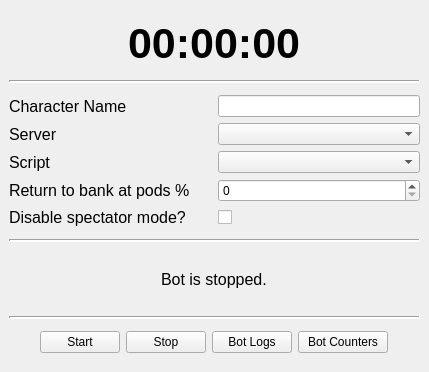
<?xml version="1.0" encoding="UTF-8"?>
<ui version="4.0">
 <class>MainWindow</class>
 <widget class="QMainWindow" name="MainWindow">
  <property name="geometry">
   <rect>
    <x>0</x>
    <y>0</y>
    <width>429</width>
    <height>372</height>
   </rect>
  </property>
  <property name="sizePolicy">
   <sizepolicy hsizetype="Preferred" vsizetype="Fixed">
    <horstretch>0</horstretch>
    <verstretch>0</verstretch>
   </sizepolicy>
  </property>
  <property name="minimumSize">
   <size>
    <width>429</width>
    <height>338</height>
   </size>
  </property>
  <property name="windowTitle">
   <string>MainWindow</string>
  </property>
  <widget class="QWidget" name="centralwidget">
   <layout class="QVBoxLayout" name="verticalLayout_4">
    <item>
     <layout class="QVBoxLayout" name="verticalLayout_3">
      <item>
       <layout class="QHBoxLayout" name="horizontalLayout_9">
        <property name="topMargin">
         <number>10</number>
        </property>
        <item alignment="Qt::AlignHCenter|Qt::AlignVCenter">
         <widget class="QLabel" name="run_time_duration_label">
          <property name="font">
           <font>
            <pointsize>32</pointsize>
            <bold>true</bold>
           </font>
          </property>
          <property name="text">
           <string>00:00:00</string>
          </property>
         </widget>
        </item>
       </layout>
      </item>
      <item>
       <layout class="QHBoxLayout" name="horizontalLayout_8">
        <property name="topMargin">
         <number>6</number>
        </property>
        <property name="bottomMargin">
         <number>6</number>
        </property>
        <item>
         <widget class="Line" name="line_2">
          <property name="frameShadow">
           <enum>QFrame::Sunken</enum>
          </property>
          <property name="lineWidth">
           <number>2</number>
          </property>
          <property name="orientation">
           <enum>Qt::Horizontal</enum>
          </property>
         </widget>
        </item>
       </layout>
      </item>
      <item>
       <layout class="QVBoxLayout" name="verticalLayout">
        <item>
         <layout class="QHBoxLayout" name="horizontalLayout">
          <item>
           <widget class="QLabel" name="label">
            <property name="sizePolicy">
             <sizepolicy hsizetype="Expanding" vsizetype="Preferred">
              <horstretch>0</horstretch>
              <verstretch>0</verstretch>
             </sizepolicy>
            </property>
            <property name="font">
             <font>
              <pointsize>12</pointsize>
              <bold>false</bold>
             </font>
            </property>
            <property name="text">
             <string>Character Name</string>
            </property>
           </widget>
          </item>
          <item>
           <widget class="CharacterNameLineEdit" name="character_name_line_edit">
            <property name="sizePolicy">
             <sizepolicy hsizetype="Expanding" vsizetype="Preferred">
              <horstretch>0</horstretch>
              <verstretch>0</verstretch>
             </sizepolicy>
            </property>
            <property name="text">
             <string/>
            </property>
           </widget>
          </item>
         </layout>
        </item>
        <item>
         <layout class="QHBoxLayout" name="horizontalLayout_3">
          <item>
           <widget class="QLabel" name="label_14">
            <property name="sizePolicy">
             <sizepolicy hsizetype="Expanding" vsizetype="Preferred">
              <horstretch>0</horstretch>
              <verstretch>0</verstretch>
             </sizepolicy>
            </property>
            <property name="font">
             <font>
              <pointsize>12</pointsize>
              <bold>false</bold>
             </font>
            </property>
            <property name="text">
             <string>Server</string>
            </property>
           </widget>
          </item>
          <item>
           <widget class="ServerComboBox" name="server_combo_box">
            <property name="sizePolicy">
             <sizepolicy hsizetype="Expanding" vsizetype="Fixed">
              <horstretch>0</horstretch>
              <verstretch>0</verstretch>
             </sizepolicy>
            </property>
           </widget>
          </item>
         </layout>
        </item>
        <item>
         <layout class="QHBoxLayout" name="horizontalLayout_4">
          <item>
           <widget class="QLabel" name="label_15">
            <property name="sizePolicy">
             <sizepolicy hsizetype="Expanding" vsizetype="Preferred">
              <horstretch>0</horstretch>
              <verstretch>0</verstretch>
             </sizepolicy>
            </property>
            <property name="font">
             <font>
              <pointsize>12</pointsize>
              <bold>false</bold>
             </font>
            </property>
            <property name="text">
             <string>Script</string>
            </property>
           </widget>
          </item>
          <item>
           <widget class="ScriptComboBox" name="script_combo_box">
            <property name="sizePolicy">
             <sizepolicy hsizetype="Expanding" vsizetype="Fixed">
              <horstretch>0</horstretch>
              <verstretch>0</verstretch>
             </sizepolicy>
            </property>
           </widget>
          </item>
         </layout>
        </item>
        <item>
         <layout class="QHBoxLayout" name="horizontalLayout_5">
          <item>
           <widget class="QLabel" name="label_16">
            <property name="sizePolicy">
             <sizepolicy hsizetype="Expanding" vsizetype="Preferred">
              <horstretch>0</horstretch>
              <verstretch>0</verstretch>
             </sizepolicy>
            </property>
            <property name="font">
             <font>
              <pointsize>12</pointsize>
              <bold>false</bold>
             </font>
            </property>
            <property name="text">
             <string>Return to bank at pods %</string>
            </property>
           </widget>
          </item>
          <item>
           <widget class="PodsPercentageSpinBox" name="bank_percentage_spin_box">
            <property name="sizePolicy">
             <sizepolicy hsizetype="Expanding" vsizetype="Fixed">
              <horstretch>0</horstretch>
              <verstretch>0</verstretch>
             </sizepolicy>
            </property>
           </widget>
          </item>
         </layout>
        </item>
        <item>
         <layout class="QHBoxLayout" name="horizontalLayout_6">
          <item>
           <widget class="QLabel" name="label_2">
            <property name="sizePolicy">
             <sizepolicy hsizetype="Expanding" vsizetype="Preferred">
              <horstretch>0</horstretch>
              <verstretch>0</verstretch>
             </sizepolicy>
            </property>
            <property name="font">
             <font>
              <pointsize>12</pointsize>
              <bold>false</bold>
             </font>
            </property>
            <property name="text">
             <string>Disable spectator mode?</string>
            </property>
           </widget>
          </item>
          <item>
           <widget class="SpectatorModeCheckBox" name="spectator_mode_check_box">
            <property name="sizePolicy">
             <sizepolicy hsizetype="Expanding" vsizetype="Fixed">
              <horstretch>0</horstretch>
              <verstretch>0</verstretch>
             </sizepolicy>
            </property>
            <property name="text">
             <string/>
            </property>
           </widget>
          </item>
         </layout>
        </item>
       </layout>
      </item>
      <item>
       <layout class="QHBoxLayout" name="horizontalLayout_7">
        <property name="topMargin">
         <number>6</number>
        </property>
        <property name="bottomMargin">
         <number>6</number>
        </property>
        <item>
         <widget class="Line" name="line">
          <property name="frameShadow">
           <enum>QFrame::Sunken</enum>
          </property>
          <property name="lineWidth">
           <number>2</number>
          </property>
          <property name="orientation">
           <enum>Qt::Horizontal</enum>
          </property>
         </widget>
        </item>
       </layout>
      </item>
      <item>
       <layout class="QVBoxLayout" name="verticalLayout_2">
        <item alignment="Qt::AlignHCenter">
         <widget class="StatusLabel" name="status_label">
          <property name="font">
           <font>
            <pointsize>12</pointsize>
            <italic>false</italic>
            <bold>false</bold>
           </font>
          </property>
          <property name="text">
           <string>Bot is stopped.</string>
          </property>
         </widget>
        </item>
       </layout>
      </item>
      <item>
       <layout class="QHBoxLayout" name="horizontalLayout_11">
        <property name="topMargin">
         <number>6</number>
        </property>
        <property name="bottomMargin">
         <number>6</number>
        </property>
        <item>
         <widget class="Line" name="line_4">
          <property name="frameShadow">
           <enum>QFrame::Sunken</enum>
          </property>
          <property name="lineWidth">
           <number>2</number>
          </property>
          <property name="orientation">
           <enum>Qt::Horizontal</enum>
          </property>
         </widget>
        </item>
       </layout>
      </item>
      <item>
       <layout class="QHBoxLayout" name="horizontalLayout_2">
        <property name="bottomMargin">
         <number>10</number>
        </property>
        <item>
         <spacer name="horizontalSpacer">
          <property name="orientation">
           <enum>Qt::Horizontal</enum>
          </property>
          <property name="sizeHint" stdset="0">
           <size>
            <width>40</width>
            <height>20</height>
           </size>
          </property>
         </spacer>
        </item>
        <item>
         <widget class="StartButton" name="start_button">
          <property name="text">
           <string>Start</string>
          </property>
         </widget>
        </item>
        <item>
         <widget class="StopButton" name="stop_button">
          <property name="text">
           <string>Stop</string>
          </property>
         </widget>
        </item>
        <item>
         <widget class="OpenBotLogsWindowButton" name="open_bot_logs_window_button">
          <property name="text">
           <string>Bot Logs</string>
          </property>
         </widget>
        </item>
        <item>
         <widget class="OpenBotCountersWindowButton" name="open_bot_counters_window_button">
          <property name="minimumSize">
           <size>
            <width>90</width>
            <height>0</height>
           </size>
          </property>
          <property name="text">
           <string>Bot Counters</string>
          </property>
         </widget>
        </item>
        <item>
         <spacer name="horizontalSpacer_2">
          <property name="orientation">
           <enum>Qt::Horizontal</enum>
          </property>
          <property name="sizeHint" stdset="0">
           <size>
            <width>40</width>
            <height>20</height>
           </size>
          </property>
         </spacer>
        </item>
       </layout>
      </item>
     </layout>
    </item>
   </layout>
  </widget>
 </widget>
 <customwidgets>
  <customwidget>
   <class>CharacterNameLineEdit</class>
   <extends>QLineEdit</extends>
   <header>src.gui.main_window.line_edit_character_name</header>
  </customwidget>
  <customwidget>
   <class>ScriptComboBox</class>
   <extends>QComboBox</extends>
   <header>src.gui.main_window.combo_box_script</header>
  </customwidget>
  <customwidget>
   <class>ServerComboBox</class>
   <extends>QComboBox</extends>
   <header>src.gui.main_window.combo_box_server</header>
  </customwidget>
  <customwidget>
   <class>PodsPercentageSpinBox</class>
   <extends>QSpinBox</extends>
   <header>src.gui.main_window.spin_box_pods_percentage</header>
  </customwidget>
  <customwidget>
   <class>SpectatorModeCheckBox</class>
   <extends>QCheckBox</extends>
   <header>src.gui.main_window.check_box_spectator_mode</header>
  </customwidget>
  <customwidget>
   <class>StopButton</class>
   <extends>QPushButton</extends>
   <header>src.gui.main_window.button_stop</header>
  </customwidget>
  <customwidget>
   <class>StartButton</class>
   <extends>QPushButton</extends>
   <header>src.gui.main_window.button_start</header>
  </customwidget>
  <customwidget>
   <class>OpenBotLogsWindowButton</class>
   <extends>QPushButton</extends>
   <header>src.gui.main_window.button_open_bot_logs_window</header>
  </customwidget>
  <customwidget>
   <class>StatusLabel</class>
   <extends>QLabel</extends>
   <header>src.gui.main_window.label_status</header>
  </customwidget>
  <customwidget>
   <class>OpenBotCountersWindowButton</class>
   <extends>QPushButton</extends>
   <header>src.gui.main_window.button_open_bot_counters_window</header>
  </customwidget>
 </customwidgets>
 <resources/>
 <connections/>
</ui>
